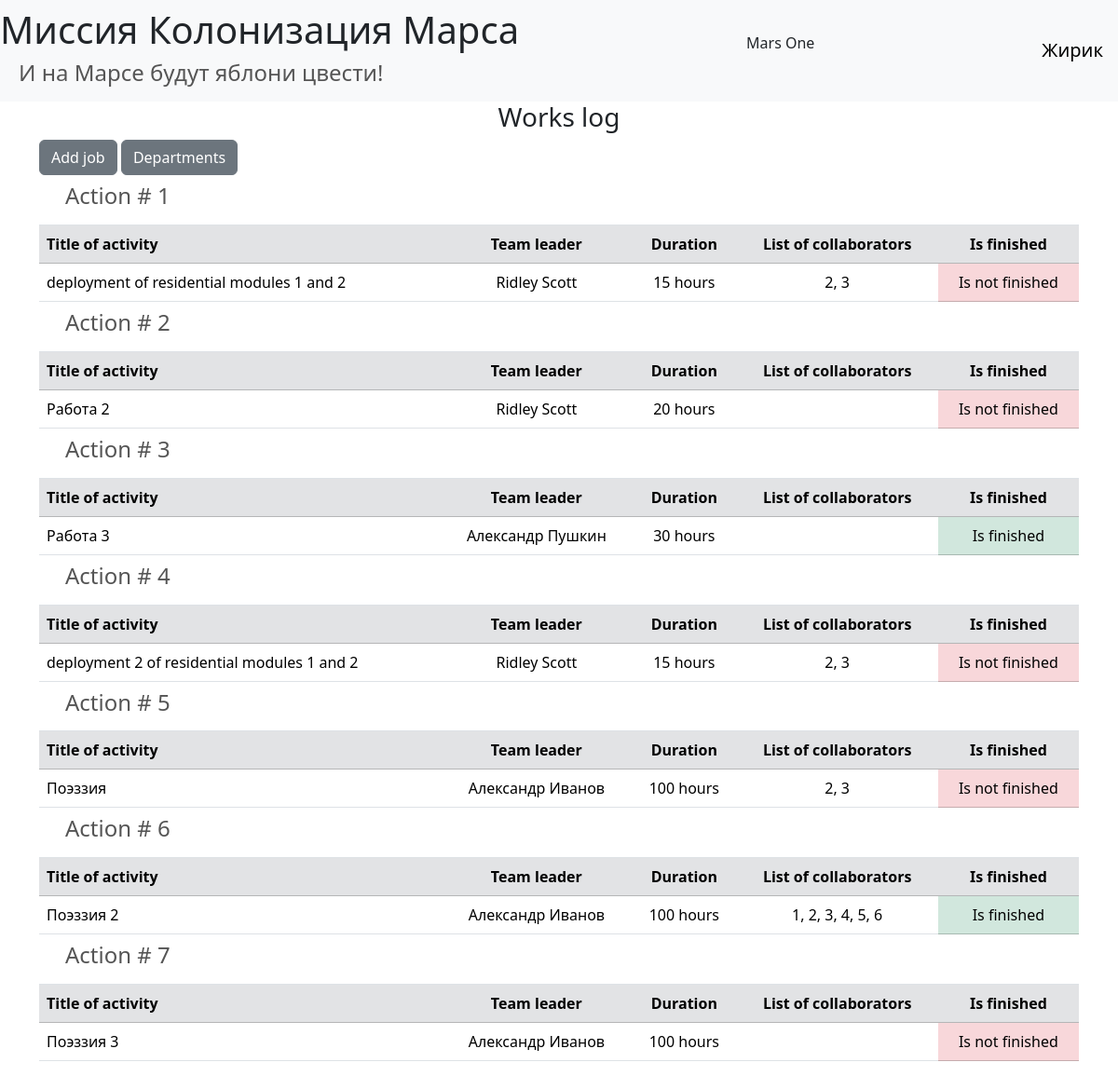
/ (signed in), run on the app's committed database.
### data/users.py (models this page shows, shortened)
class User(SqlAlchemyBase, UserMixin):
    __tablename__ = 'users'
    id = sa.Column(sa.Integer, primary_key=True, autoincrement=True)
    surname = sa.Column(sa.String, nullable=True)
    name = sa.Column(sa.String, nullable=True)
    age = sa.Column(sa.Integer, nullable=True)
    position = sa.Column(sa.String, nullable=True)
    speciality = sa.Column(sa.String, nullable=True)
    address  = sa.Column(sa.String, nullable=True)
    email = sa.Column(sa.String, index=True, unique=True, nullable=True)
    hashed_password = sa.Column(sa.String, nullable=True)
    modified_date = sa.Column(sa.DateTime, default=datetime.datetime.now)
    @property
    def fullname(self) -> str:
        return f'{self.name} {self.surname}'

### data/jobs.py (models this page shows, shortened)
class Jobs(SqlAlchemyBase):
    from .users import User
    __tablename__ = 'jobs'
    id = sa.Column(sa.Integer, primary_key=True, autoincrement=True)
    team_leader = sa.Column(sa.Integer, sa.ForeignKey("users.id"), nullable=True)
    job = sa.Column(sa.String, nullable=True)
    work_size = sa.Column(sa.Integer, nullable=True)
    start_date = sa.Column(sa.Date, nullable=True)
    end_date = sa.Column(sa.Date, nullable=True)
    is_finished = sa.Column(sa.Boolean, nullable=True)
    team_leader_obj = orm.relationship(User,
                                       backref="jobs_team_leader")
    collaborators_objs = orm.relationship("User",
                                          secondary="jobs_user",
                                          backref="jobs_collaborator")
    @property
    def collaborators(self) -> str:
        return ', '.join(str(user.id) for user in self.collaborators_objs)

### main.py (the view)
@app.route('/')
def index():
    db_sess = db_session.create_session()
    jobs = db_sess.query(Jobs).all()
    params = {
        'title': 'Works log',
        'jobs': jobs
    }
    return render_template('index.html', **params)

### data/__db_session.py (called while the page is built)
def create_session() -> Session:
    return __factory()

### main.py (called while the page is built)
@login_manager.user_loader
def load_user(user_id: id) -> User | None:
    return db_session.create_session().get(User, user_id)

### templates/index.html (shortened to what this page needs)
{% extends "base.html" %}
{% block content %}
    <h3 class="text-center">{{ title }}</h3>
    {% if current_user.is_authenticated %}
        <a href="jobs" class="btn btn-secondary">Add job</a>
        <a href="/departments" class="btn btn-secondary">Departments</a>
    {% endif %}
    <table class="table">
        {% for job in jobs %}
            <div>
                <thead>
                    <tr>
                        <td colspan="5">
                            <h4>Action # {{ job.id }}</h4>
                        </td>
                    </tr>
                    <tr class="table-secondary">
                        <th>Title of activity</th>
                        <th class="text-center">Team leader</th>
                        <th class="text-center">Duration</th>
                        <th class="text-center">List of collaborators</th>
                        <th class="text-center">Is finished</th>
                    </tr>
                </thead>
                <tbody>
                    <tr>
                        <td>{{ job.job }}</td>
                        <td class="text-center">{{ job.team_leader_obj.fullname }}</td>
                        <td class="text-center">{{ job.work_size }} hours</td>
                        <td class="text-center">{{ job.collaborators }}</td>
                        {% if job.is_finished %}
                            <td class="table-success text-center">Is finished</td>
                        {% else %}
                            <td class="table-danger text-center">Is not finished</td>
                        {% endif %}
                    </tr>
                </tbody>
            </div>
        {% endfor %}
    </table>
{% endblock %}

### templates/base.html (shortened to what this page needs)
<!doctype html>
<html lang="en">
<head>
    <link href="https://cdn.jsdelivr.net/npm/bootstrap@5.3.5/dist/css/bootstrap.min.css" rel="stylesheet">
    <link rel="stylesheet"
          href="{{ url_for('static', filename='css/style.css') }}">
</head>
<body>
<header>
    <nav class="navbar navbar-light bg-light">
        <div>
            <h1 class="d-block" href="#">
                <a href="/" class="text-reset text-decoration-none">Миссия Колонизация Марса</a>
            </h1>
            <h4 class="d-block">И на Марсе будут яблони цвести!</h4>
        </div>
        <p class="d-flex">Mars One</p>
        {% if current_user.is_authenticated %}
            <a class="navbar-brand" href="/logout">{{ current_user.name }}</a>
        {% else %}
            <p>
                <a class="btn btn-primary" href="/register">Зарегистрироваться</a>
                <a class="btn btn-success" href="/login">Войти</a>
            </p>
        {% endif %}
    </nav>
</header>
<main role="main" class="container">
    {% block content %}{% endblock %}
</main>
</body>
</html>

### static/css/style.css (style rules this page uses)
h4 { padding-left: 20px; color: #555555; }

### data on the page
User: name "Жирик"
Jobs: id "1", job "deployment of residential modules 1 and 2", team_leader_obj.fullname "Ridley Scott", work_size "15", collaborators "2, 3", is_finished "Is not finished"
Jobs: id "2", job "Работа 2", team_leader_obj.fullname "Ridley Scott", work_size "20", is_finished "Is not finished"
Jobs: id "3", job "Работа 3", team_leader_obj.fullname "Александр Пушкин", work_size "30", is_finished "Is finished"
Jobs: id "4", job "deployment 2 of residential modules 1 and 2", team_leader_obj.fullname "Ridley Scott", work_size "15", collaborators "2, 3", is_finished "Is not finished"
Jobs: id "5", job "Поэззия", team_leader_obj.fullname "Александр Иванов", work_size "100", collaborators "2, 3", is_finished "Is not finished"
Jobs: id "6", job "Поэззия 2", team_leader_obj.fullname "Александр Иванов", work_size "100", collaborators "1, 2, 3, 4, 5, 6", is_finished "Is finished"
Jobs: id "7", job "Поэззия 3", team_leader_obj.fullname "Александр Иванов", work_size "100", is_finished "Is not finished"

### other printed values
{{ title }} "Works log"
